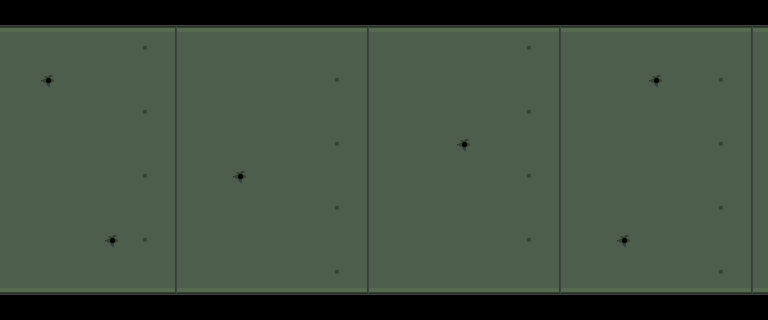

A 2D game scene composited from a Tiled map and its tileset images. What follows is a short description and the map's XML, with every tile layer's data as written:
An orthogonal 24x10 tile map with 32x32 px tiles, 2 tile layers (bg, fg).

<map version="1.10" tiledversion="1.11.1" orientation="orthogonal" renderorder="right-down" width="24" height="10" tilewidth="32" tileheight="32" infinite="0" nextlayerid="3" nextobjectid="1">
 <tileset firstgid="1" source="set_tuyeau.tsx" />
 <layer id="1" name="bg" width="24" height="10">
  <data encoding="csv">
7,7,7,7,7,8,7,7,7,7,7,8,7,7,7,7,7,8,7,7,7,7,7,8,
1,1,1,1,1,1,1,1,1,1,1,1,1,1,1,1,1,1,1,1,1,1,1,1,
1,1,1,1,1,1,1,1,1,1,1,1,1,1,1,1,1,1,1,1,1,1,1,1,
1,1,1,1,1,1,1,1,1,1,1,1,1,1,1,1,1,1,1,1,1,1,1,1,
1,1,1,1,1,1,1,1,1,1,1,1,1,1,1,1,1,1,1,1,1,1,1,1,
1,1,1,1,1,1,1,1,1,1,1,1,1,1,1,1,1,1,1,1,1,1,1,1,
1,1,1,1,1,1,1,1,1,1,1,1,1,1,1,1,1,1,1,1,1,1,1,1,
1,1,1,1,1,1,1,1,1,1,1,1,1,1,1,1,1,1,1,1,1,1,1,1,
1,1,1,1,1,1,1,1,1,1,1,1,1,1,1,1,1,1,1,1,1,1,1,1,
5,5,5,5,5,6,5,5,5,5,5,6,5,5,5,5,5,6,5,5,5,5,5,6
</data>
 </layer>
 <layer id="2" name="fg" width="24" height="10">
  <data encoding="csv">
0,0,0,0,0,0,0,0,0,0,0,0,0,0,0,0,0,0,0,0,0,0,0,0,
0,0,0,0,3,2,0,0,0,0,0,2,0,0,0,0,3,2,0,0,0,0,0,2,
0,4,0,0,0,2,0,0,0,0,3,2,0,0,0,0,0,2,0,0,4,0,3,2,
0,0,0,0,3,2,0,0,0,0,0,2,0,0,0,0,3,2,0,0,0,0,0,2,
0,0,0,0,0,2,0,0,0,0,3,2,0,0,4,0,0,2,0,0,0,0,3,2,
0,0,0,0,3,2,0,4,0,0,0,2,0,0,0,0,3,2,0,0,0,0,0,2,
0,0,0,0,0,2,0,0,0,0,3,2,0,0,0,0,0,2,0,0,0,0,3,2,
0,0,0,4,3,2,0,0,0,0,0,2,0,0,0,0,3,2,0,4,0,0,0,2,
0,0,0,0,0,2,0,0,0,0,3,2,0,0,0,0,0,2,0,0,0,0,3,2,
0,0,0,0,0,0,0,0,0,0,0,0,0,0,0,0,0,0,0,0,0,0,0,0
</data>
 </layer>
</map>
